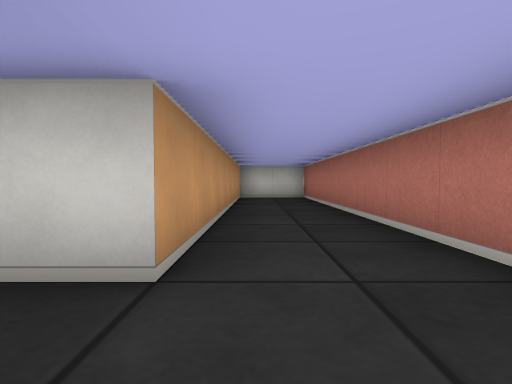
view 1 (above)

15 first-person views from a walk through a cub3D maze. The camera is about half as high as the walls, tilts 2° down and sees 80° across. The floor is counted in squares. Each view is taken from the middle of a square. On the plan, view 1 faces up. The plan holds only what a view shows up to about 9 squares ahead; the rest is blank.

view 2
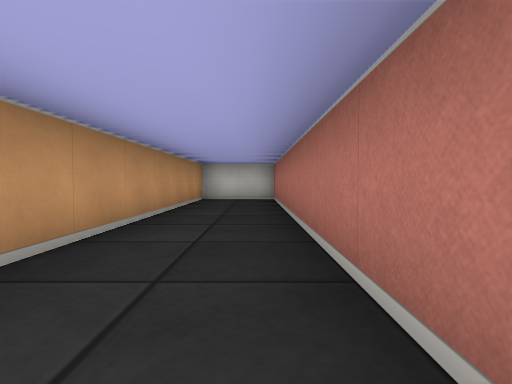

view 3
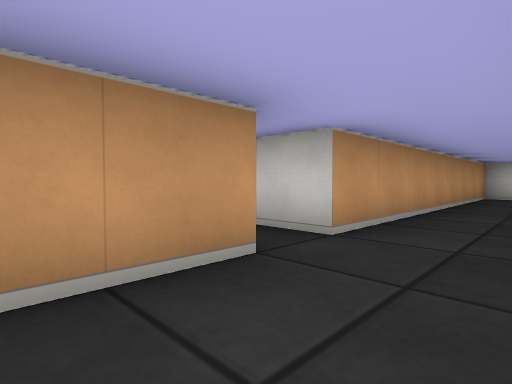

view 4
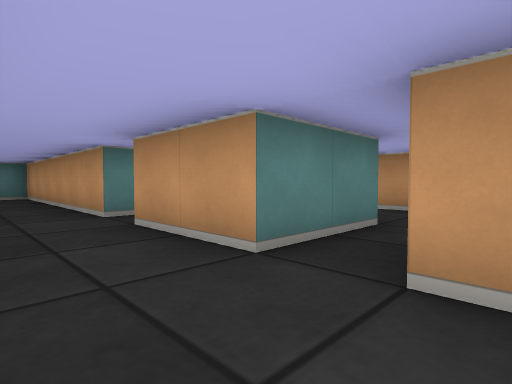

view 5
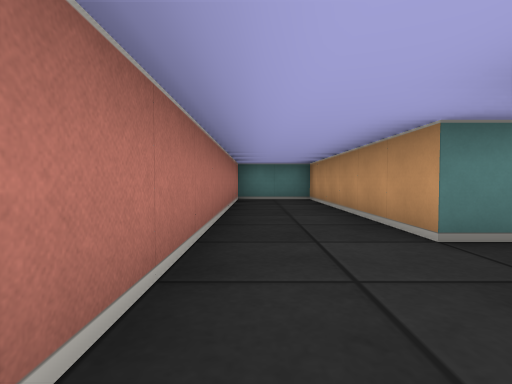

view 6
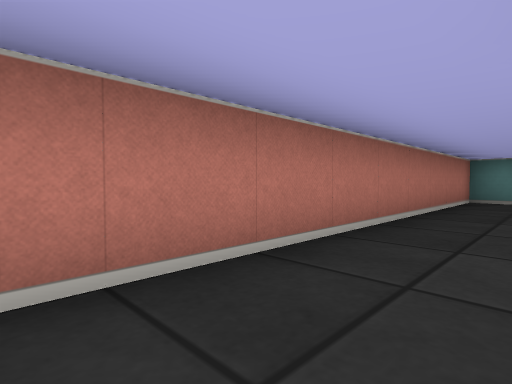

view 7
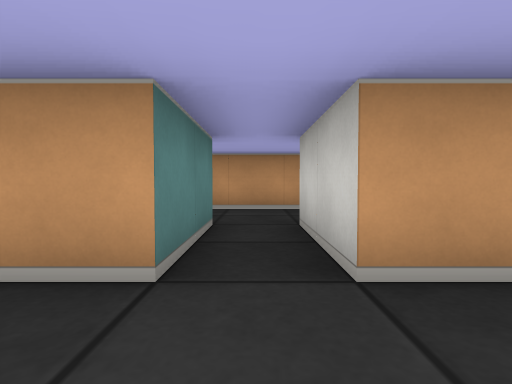

view 8
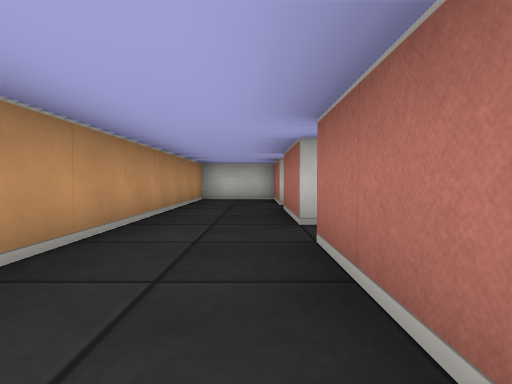

view 9
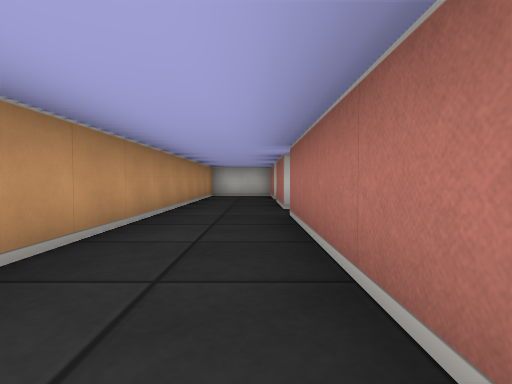

view 10
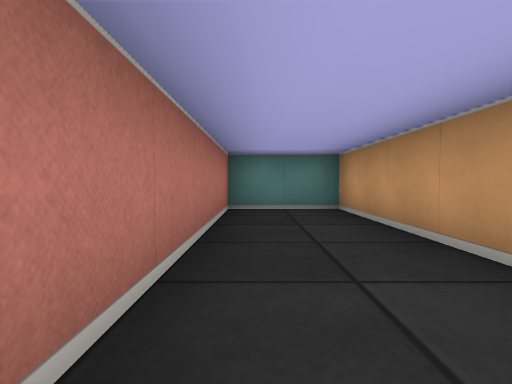

view 11
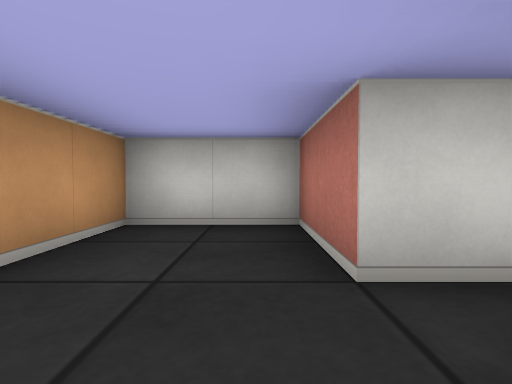

view 12
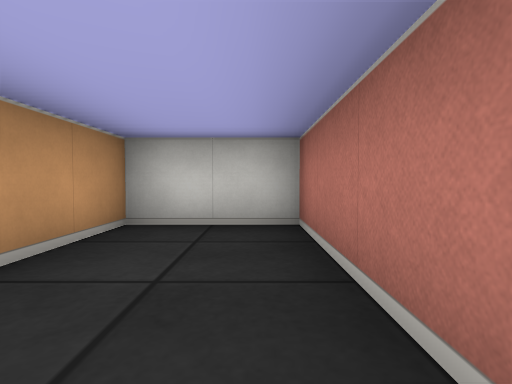

view 13
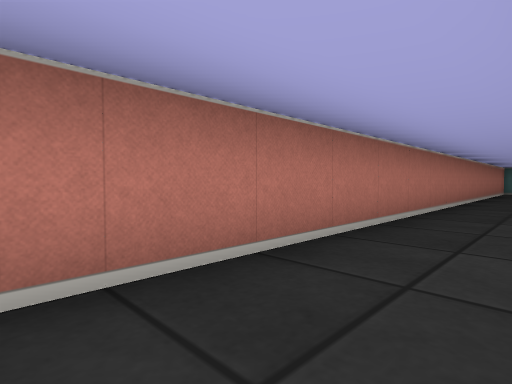

view 14
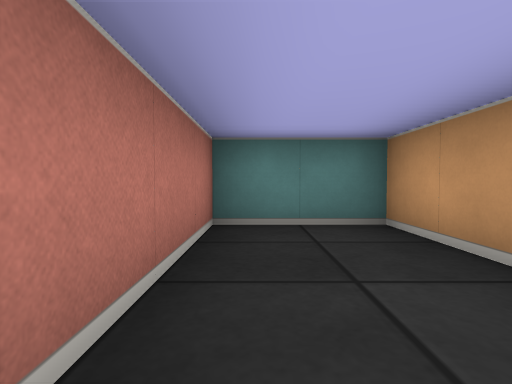

view 15
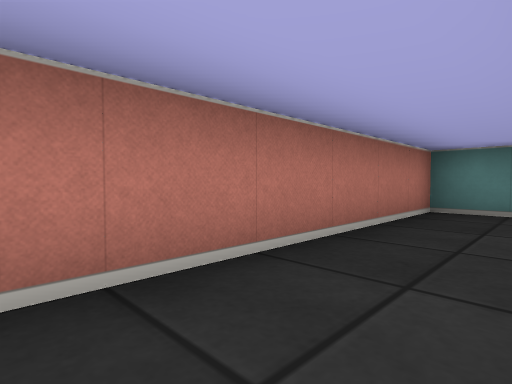

### Floor plan
Points are (right, up) in squares from view 1. A wall is a line through its corners. A room is listed if a view was taken in it or the views show most of it. See-through windows are left out.
Room 1 (views 1, 2, 3, 4, 5, 6, 12, 13)
walls: (-2.5, 0.5) (-0.5, 0.5) (-0.5, -1.5); (1.5, -1.5) (1.5, 9.5) (-0.5, 9.5) (-0.5, 1.5) (-2.5, 1.5)
ways out: opening at (0.5, -0.5) to room 2; opening at (-1.5, 1) to room 4
Room 2 (views 7, 14)
walls: (-2.5, -2.5) (-0.5, -2.5) (-0.5, -8.5) (1.5, -8.5) (1.5, -1.5); (-0.5, -1.5) (-2.5, -1.5)
ways out: opening at (0.5, -0.5) to room 1; opening at (-1.5, -2) to room 3
Room 3 (views 8, 9, 10, 15)
walls: (-4.5, -1.5) (-4.5, -8.5) (-2.5, -8.5) (-2.5, -2.5)
ways out: opening at (-1.5, -2) to room 2; opening at (-3.5, -0.5) to room 4
Room 4 (view 11)
walls: (-2.5, 1.5) (-2.5, 3.5) (-4.5, 3.5) (-4.5, -1.5); (-2.5, -1.5) (-2.5, 0.5)
ways out: opening at (-1.5, 1) to room 1; opening at (-3.5, -0.5) to room 3

Positions as (right, up) in squares from view 1, and headings:
1: (0, 0), facing up
2: (1, 1), facing up
3: (1, -1), facing up-left
4: (1, 2), facing down-left
5: (1, 0), facing down
6: (0, 0), facing down-right
7: (1, -2), facing left
8: (-3, -5), facing up
9: (-3, -7), facing up
10: (-3, -3), facing down
11: (-3, 0), facing up
12: (1, 6), facing up
13: (0, 6), facing down-right
14: (1, -5), facing down
15: (-4, -3), facing down-right
